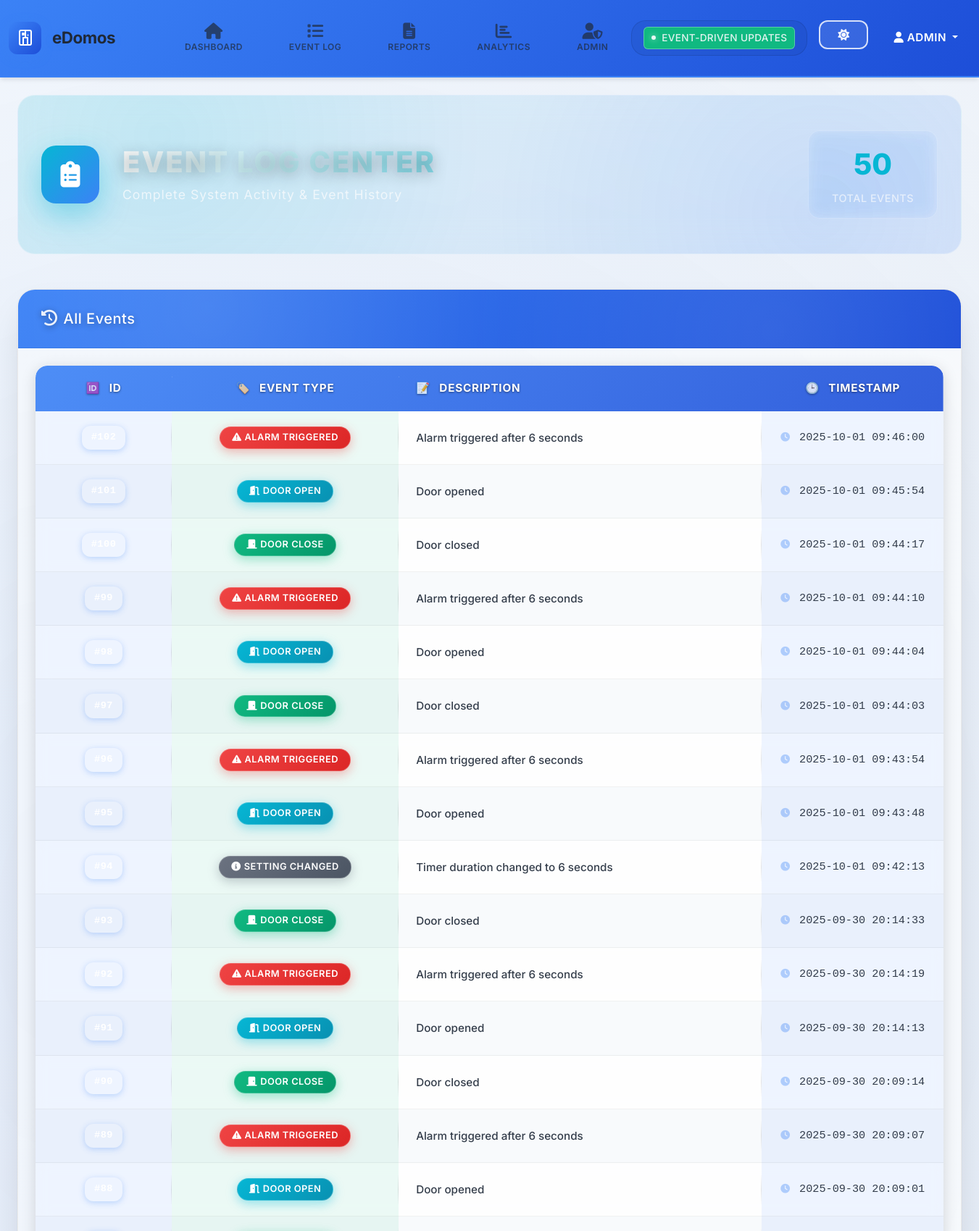
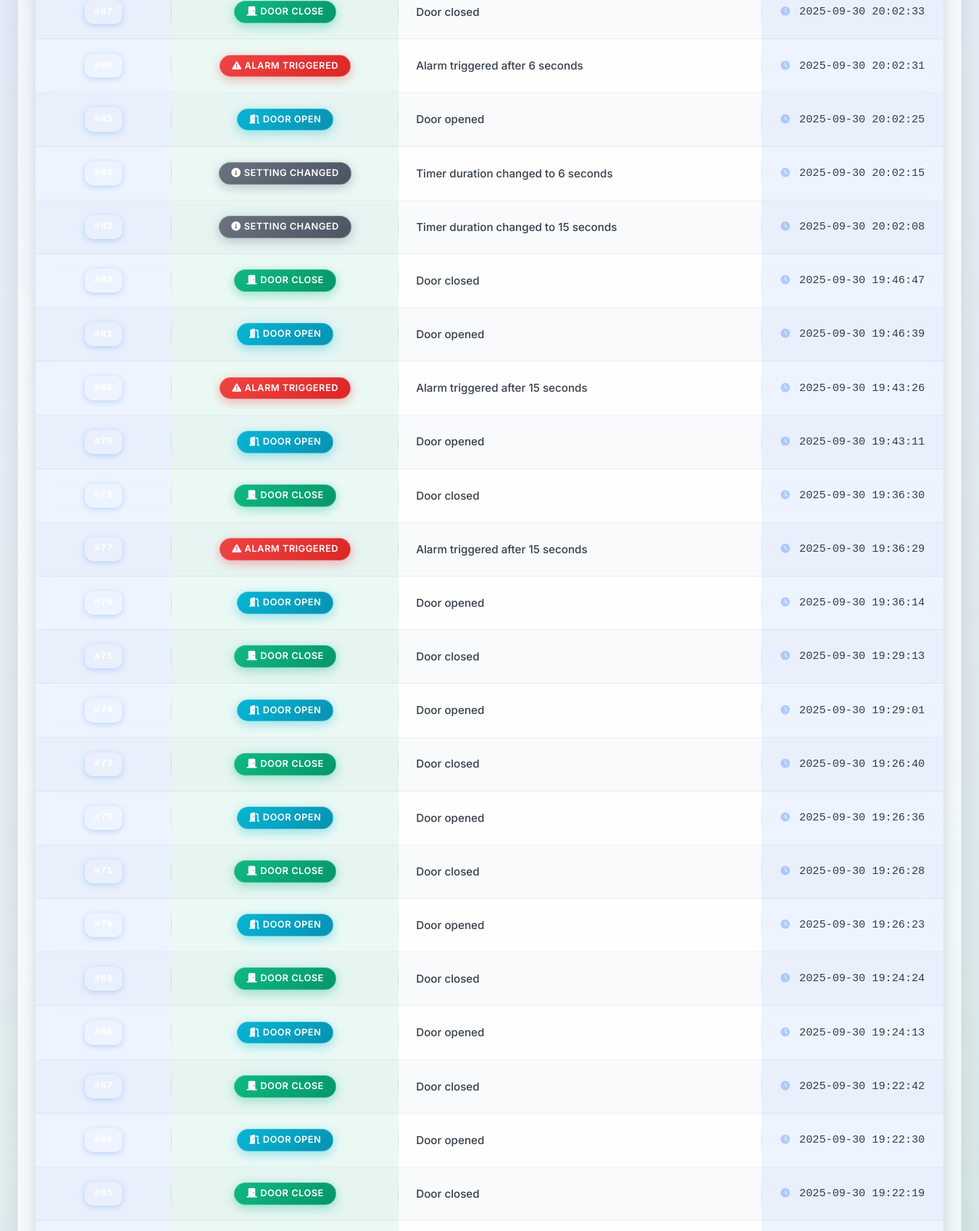
Page /event-log?page=4 (signed in, upper part) on the committed database (2 pictures, top to bottom).
### models.py (models this page shows, shortened)
class User(UserMixin, db.Model):
    id = db.Column(db.Integer, primary_key=True)
    username = db.Column(db.String(80), unique=True, nullable=False)
    password_hash = db.Column(db.String(128), nullable=False)
    is_admin = db.Column(db.Boolean, default=False)
    permissions = db.Column(db.String(200), default="dashboard")  # Comma-separated list

class EventLog(db.Model):
    id = db.Column(db.Integer, primary_key=True)
    event_type = db.Column(db.String(50), nullable=False)  # 'door_open', 'door_close', 'alarm_triggered', 'setting_changed'
    description = db.Column(db.Text)
    timestamp = db.Column(db.DateTime, default=datetime.utcnow)

### app.py (the view)
@app.route('/event-log')
@login_required
def event_log():
    if 'event_log' not in current_user.permissions.split(','):
        return redirect(url_for('dashboard'))
    page = request.args.get('page', 1, type=int)
    per_page = 50
    events = EventLog.query.order_by(EventLog.timestamp.desc()).paginate(
        page=page, per_page=per_page, error_out=False)
    return render_template('event_log.html',
        events=events.items,
        pagination=events,
        permissions=current_user.permissions.split(',')
    )

### app.py (called while the page is built)
@login_manager.user_loader
def load_user(user_id):
    return User.query.get(int(user_id))

### templates/event_log.html (shortened to what this page needs)
{% extends "base.html" %}
{% block content %}
<div class="container-fluid">
    <div class="event-log-header-section">
        <div class="event-header-content">
            <div class="event-icon">
                <i class="fas fa-clipboard-list"></i>
            </div>
            <div class="event-title-section">
                <h1 class="event-title">EVENT LOG CENTER</h1>
                <p class="event-subtitle">Complete System Activity & Event History</p>
            </div>
            <div class="event-stats">
                <div class="event-stat-item">
                    <span class="event-stat-number">{{ events|length }}</span>
                    <span class="event-stat-label">Total Events</span>
                </div>
            </div>
        </div>
    </div>
    <div class="row">
        <div class="col-12">
            <div class="card event-log-main-card">
                <div class="card-header event-log-header">
                    <h5 class="mb-0"><i class="fas fa-history me-2"></i>All Events</h5>
                </div>
                <div class="card-body event-log-body">
                    <div class="table-responsive event-table-container">
                        <table id="eventsTable">
                            <thead>
                                <tr>
                                    <th>ID</th>
                                    <th>Event Type</th>
                                    <th>Description</th>
                                    <th>Timestamp</th>
                                </tr>
                            </thead>
                            <tbody id="eventTableBody">
                                {% if events %}
                                    {% for event in events %}
                                    <tr data-event-id="{{ event.id }}">
                                        <td><span class="event-id">#{{ event.id }}</span></td>
                                        <td>
                                            {% if event.event_type == 'door_open' %}
                                            <span class="badge bg-info"><i class="fas fa-door-open me-1"></i>Door Open</span>
                                            {% elif event.event_type == 'door_close' %}
                                            <span class="badge bg-success"><i class="fas fa-door-closed me-1"></i>Door Close</span>
                                            {% elif event.event_type == 'alarm_triggered' %}
                                            <span class="badge bg-danger"><i class="fas fa-exclamation-triangle me-1"></i>Alarm Triggered</span>
                                            {% else %}
                                            <span class="badge bg-secondary"><i class="fas fa-info-circle me-1"></i>{{ event.event_type.replace('_', ' ').title() }}</span>
                                            {% endif %}
                                        </td>
                                        <td class="event-description">{{ event.description }}</td>
                                        <td class="event-timestamp">
                                            <i class="fas fa-clock me-1 opacity-50"></i>
                                            {{ event.timestamp.strftime('%Y-%m-%d %H:%M:%S') }}
                                        </td>
                                    </tr>
                                    {% endfor %}
                                {% endif %}
                            </tbody>
                        </table>
                </div>
            </div>
        </div>
    </div>
</div>
{% endblock %}

### templates/base.html (shortened to what this page needs)
<!DOCTYPE html>
<html lang="en">
<head>
    <link href="https://cdn.jsdelivr.net/npm/bootstrap@5.3.0/dist/css/bootstrap.min.css" rel="stylesheet">
    <link href="https://cdnjs.cloudflare.com/ajax/libs/font-awesome/6.4.0/css/all.min.css" rel="stylesheet">
    <link rel="stylesheet" href="{{ url_for('static', filename='css/modern.css') }}">
</head>
<body>
    {% if current_user.is_authenticated %}
    <nav class="navbar navbar-expand-lg navbar-dark bg-primary professional-nav">
        <div class="container-fluid">
            <a class="navbar-brand professional-brand" href="{{ url_for('dashboard') }}">
                <div class="brand-logo">
                </div>
                <div class="brand-text">
                    <span class="brand-main">eDomos</span>
                </div>
            </a>
            <div class="collapse navbar-collapse" id="navbarNav">
                <ul class="navbar-nav me-auto d-flex justify-content-start">
                    {% if 'dashboard' in permissions %}
                    <li class="nav-item mx-2">
                        <a class="nav-link nav-link-vertical" href="{{ url_for('dashboard') }}">
                            <i class="fas fa-home nav-icon"></i>
                            <span class="nav-text">Dashboard</span>
                        </a>
                    </li>
                    {% endif %}
                    {% if 'event_log' in permissions %}
                    <li class="nav-item mx-2">
                        <a class="nav-link nav-link-vertical" href="{{ url_for('event_log') }}">
                            <i class="fas fa-list nav-icon"></i>
                            <span class="nav-text">Event Log</span>
                        </a>
                    </li>
                    {% endif %}
                    {% if 'report' in permissions %}
                    <li class="nav-item mx-2">
                        <a class="nav-link nav-link-vertical" href="{{ url_for('reports') }}">
                            <i class="fas fa-file-alt nav-icon"></i>
                            <span class="nav-text">Reports</span>
                        </a>
                    </li>
                    {% endif %}
                    {% if 'analytics' in permissions %}
                    <li class="nav-item mx-2">
                        <a class="nav-link nav-link-vertical" href="{{ url_for('analytics') }}">
                            <i class="fas fa-chart-bar nav-icon"></i>
                            <span class="nav-text">Analytics</span>
                        </a>
                    </li>
                    {% endif %}
                    {% if current_user.is_admin or 'admin' in permissions %}
                    <li class="nav-item mx-2">
                        <a class="nav-link nav-link-vertical" href="{{ url_for('admin_panel') }}">
                            <i class="fas fa-user-shield nav-icon"></i>
                            <span class="nav-text">Admin</span>
                        </a>
                    </li>
                    {% endif %}
                </ul>
                <ul class="navbar-nav">
                    <li class="nav-item me-3">
                        <div class="system-health-indicator">
                            <div class="health-status" id="systemHealth">
                                <div class="health-dot online"></div>
                                <span class="health-text">Event-Driven Updates</span>
                            </div>
                        </div>
                    </li>
                    <li class="nav-item me-3">
                        <button class="btn btn-outline-light btn-sm theme-toggle-btn" id="themeToggle" onclick="toggleTheme()">
                        </button>
                    </li>
                    <li class="nav-item dropdown">
                        <a class="nav-link dropdown-toggle" href="#" id="userDropdown" role="button" data-bs-toggle="dropdown">
                            <i class="fas fa-user"></i> {{ current_user.username }}
                        </a>
                    </li>
                </ul>
            </div>
        </div>
    </nav>
    {% endif %}
    <main class="container-fluid mt-4">
        {% block content %}{% endblock %}
    </main>
</body>
</html>

### rows in the picture
User: username "ADMIN"
EventLog: event_type "alarm_triggered" (drawn), description "Alarm triggered after 6 seconds", timestamp "2025-10-01 09:46:00"
EventLog: event_type "door_open" (drawn), description "Door opened", timestamp "2025-10-01 09:45:54"
EventLog: event_type "door_close" (drawn), description "Door closed", timestamp "2025-10-01 09:44:17"
EventLog: event_type "alarm_triggered" (drawn), description "Alarm triggered after 6 seconds", timestamp "2025-10-01 09:44:10"
EventLog: event_type "door_open" (drawn), description "Door opened", timestamp "2025-10-01 09:44:04"
EventLog: event_type "door_close" (drawn), description "Door closed", timestamp "2025-10-01 09:44:03"
EventLog: event_type "alarm_triggered" (drawn), description "Alarm triggered after 6 seconds", timestamp "2025-10-01 09:43:54"
EventLog: event_type "door_open" (drawn), description "Door opened", timestamp "2025-10-01 09:43:48"
EventLog: event_type.replace "SETTING CHANGED", description "Timer duration changed to 6 seconds", timestamp "2025-10-01 09:42:13"
EventLog: event_type "door_close" (drawn), description "Door closed", timestamp "2025-09-30 20:14:33"
EventLog: event_type "alarm_triggered" (drawn), description "Alarm triggered after 6 seconds", timestamp "2025-09-30 20:14:19"
EventLog: event_type "door_open" (drawn), description "Door opened", timestamp "2025-09-30 20:14:13"
EventLog: event_type "door_close" (drawn), description "Door closed", timestamp "2025-09-30 20:09:14"
EventLog: event_type "alarm_triggered" (drawn), description "Alarm triggered after 6 seconds", timestamp "2025-09-30 20:09:07"
EventLog: event_type "door_open" (drawn), description "Door opened", timestamp "2025-09-30 20:09:01"
EventLog: event_type "door_close" (drawn), description "Door closed", timestamp "2025-09-30 20:02:33"
EventLog: event_type "alarm_triggered" (drawn), description "Alarm triggered after 6 seconds", timestamp "2025-09-30 20:02:31"
EventLog: event_type "door_open" (drawn), description "Door opened", timestamp "2025-09-30 20:02:25"
EventLog: event_type.replace "SETTING CHANGED", description "Timer duration changed to 6 seconds", timestamp "2025-09-30 20:02:15"
EventLog: event_type.replace "SETTING CHANGED", description "Timer duration changed to 15 seconds", timestamp "2025-09-30 20:02:08"
EventLog: event_type "door_close" (drawn), description "Door closed", timestamp "2025-09-30 19:46:47"
EventLog: event_type "door_open" (drawn), description "Door opened", timestamp "2025-09-30 19:46:39"
EventLog: event_type "alarm_triggered" (drawn), description "Alarm triggered after 15 seconds", timestamp "2025-09-30 19:43:26"
EventLog: event_type "door_open" (drawn), description "Door opened", timestamp "2025-09-30 19:43:11"
EventLog: event_type "door_close" (drawn), description "Door closed", timestamp "2025-09-30 19:36:30"
EventLog: event_type "alarm_triggered" (drawn), description "Alarm triggered after 15 seconds", timestamp "2025-09-30 19:36:29"
EventLog: event_type "door_open" (drawn), description "Door opened", timestamp "2025-09-30 19:36:14"
EventLog: event_type "door_close" (drawn), description "Door closed", timestamp "2025-09-30 19:29:13"
EventLog: event_type "door_open" (drawn), description "Door opened", timestamp "2025-09-30 19:29:01"
EventLog: event_type "door_close" (drawn), description "Door closed", timestamp "2025-09-30 19:26:40"
EventLog: event_type "door_open" (drawn), description "Door opened", timestamp "2025-09-30 19:26:36"
EventLog: event_type "door_close" (drawn), description "Door closed", timestamp "2025-09-30 19:26:28"
EventLog: event_type "door_open" (drawn), description "Door opened", timestamp "2025-09-30 19:26:23"
EventLog: event_type "door_close" (drawn), description "Door closed", timestamp "2025-09-30 19:24:24"
EventLog: event_type "door_open" (drawn), description "Door opened", timestamp "2025-09-30 19:24:13"
EventLog: event_type "door_close" (drawn), description "Door closed", timestamp "2025-09-30 19:22:42"
EventLog: event_type "door_open" (drawn), description "Door opened", timestamp "2025-09-30 19:22:30"
EventLog: event_type "door_close" (drawn), description "Door closed", timestamp "2025-09-30 19:22:19"

### other values in the picture
{{ events|length }} "50"
